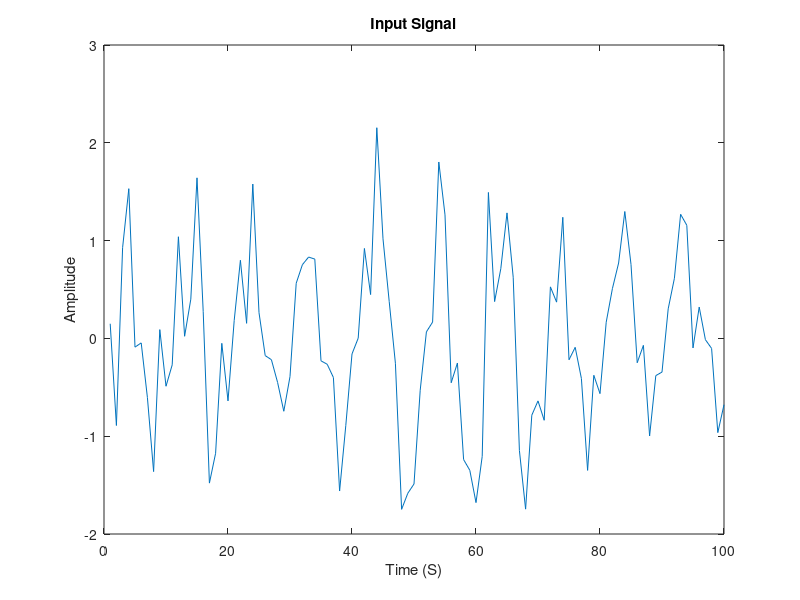

Source code (MATLAB): (Note: this script raises an error after producing the figure.)
Fs = 100;
T  = 1/Fs;
t  = 0:T:1-T;
% generate signal
s  = sin(2 * pi * 10 * t);
% generate noise
noise = 0.5 * randn(size(t));
% input signal with random noise
x = s + noise;

% Plot the input signal
figure;
plot(x);
title('Input Signal');
xlabel('Time (S)');
ylabel('Amplitude');


% low pass filter
d = designfilt('lowpassfir','FilterOrder',5,'CutOffFrequency',11,'SampleRate',Fs);

% output - filtered waveform
y = filter(d,x);

% Plot the input signal
figure;
plot(y,  'g');
title('filtered signal');
xlabel('Time (S)');
ylabel('Amplitude');

% Comparative representation of input and output waveforms
figure;
plot(x), hold on; plot(y);
title('Low Pass filter');
xlabel('Time (S)');
ylabel('Amplitude');